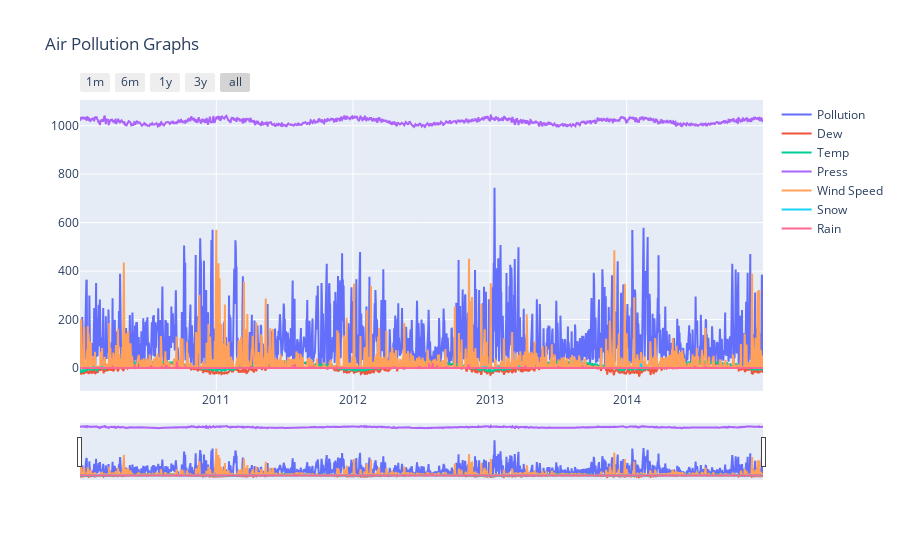

Notebook source saved alongside this figure:
### Code cell
# visualization of features
trace1 = go.Scatter(
    x = df_air.index,
    y = df_air['pollution'].astype(float),
    mode = 'lines',
    name = 'Pollution'
)

trace2 = go.Scatter(
    x = df_air.index,
    y = df_air['dew'].astype(float),
    mode = 'lines',
    name = 'Dew'
)

trace3 = go.Scatter(
    x = df_air.index,
    y = df_air['temp'].astype(float),
    mode = 'lines',
    name = 'Temp'
)

trace4 = go.Scatter(
    x = df_air.index,
    y = df_air['press'].astype(float),
    mode = 'lines',
    name = 'Press'
)

trace5 = go.Scatter(
    x = df_air.index,
    y = df_air['wnd_spd'].astype(float),
    mode = 'lines',
    name = 'Wind Speed'
)

trace6 = go.Scatter(
    x = df_air.index,
    y = df_air['snow'].astype(float),
    mode = 'lines',
    name = 'Snow'
)

trace7 = go.Scatter(
    x = df_air.index,
    y = df_air['rain'].astype(float),
    mode = 'lines',
    name = 'Rain'
)
layout = dict(
    title='Air Pollution Graphs',
    xaxis=dict(
        rangeselector=dict(
            buttons=list([
                #change the count to desired amount of months.
                dict(count=1,
                     label='1m',
                     step='month',
                     stepmode='backward'),
                dict(count=6,
                     label='6m',
                     step='month',
                     stepmode='backward'),
                dict(count=12,
                     label='1y',
                     step='month',
                     stepmode='backward'),
                dict(count=36,
                     label='3y',
                     step='month',
                     stepmode='backward'),
                dict(step='all')
            ])
        ),
        rangeslider=dict(
            visible = True
        ),
        type='date'
    )
)

data = [trace1,trace2, trace3,trace4,trace5,trace6,trace7]
fig = dict(data=data, layout=layout)
iplot(fig, filename = "Time Series with Rangeslider")

### Figure 1 — Plotly figure (JSON) as saved in the notebook; plotly's stock layout.template omitted (floating-point values rounded to 4 significant figures; data arrays with more than 128 entries replaced by an {"elided": "..."} marker saying what was removed)
{"data": [{"mode": "lines", "name": "Pollution", "type": "scatter", "x": {"elided": "1825 str values"}, "y": {"elided": "1825 int values"}}, {"mode": "lines", "name": "Dew", "type": "scatter", "x": {"elided": "1825 str values"}, "y": {"elided": "1825 int values"}}, {"mode": "lines", "name": "Temp", "type": "scatter", "x": {"elided": "1825 str values"}, "y": {"elided": "1825 int values"}}, {"mode": "lines", "name": "Press", "type": "scatter", "x": {"elided": "1825 str values"}, "y": {"elided": "1825 int values"}}, {"mode": "lines", "name": "Wind Speed", "type": "scatter", "x": {"elided": "1825 str values"}, "y": {"elided": "1825 float values"}}, {"mode": "lines", "name": "Snow", "type": "scatter", "x": {"elided": "1825 str values"}, "y": {"elided": "1825 int values"}}, {"mode": "lines", "name": "Rain", "type": "scatter", "x": {"elided": "1825 str values"}, "y": {"elided": "1825 int values"}}], "layout": {"title": {"text": "Air Pollution Graphs"}, "xaxis": {"rangeselector": {"buttons": [{"count": 1, "label": "1m", "step": "month", "stepmode": "backward"}, {"count": 6, "label": "6m", "step": "month", "stepmode": "backward"}, {"count": 12, "label": "1y", "step": "month", "stepmode": "backward"}, {"count": 36, "label": "3y", "step": "month", "stepmode": "backward"}, {"step": "all"}]}, "rangeslider": {"visible": true}, "type": "date"}}}
